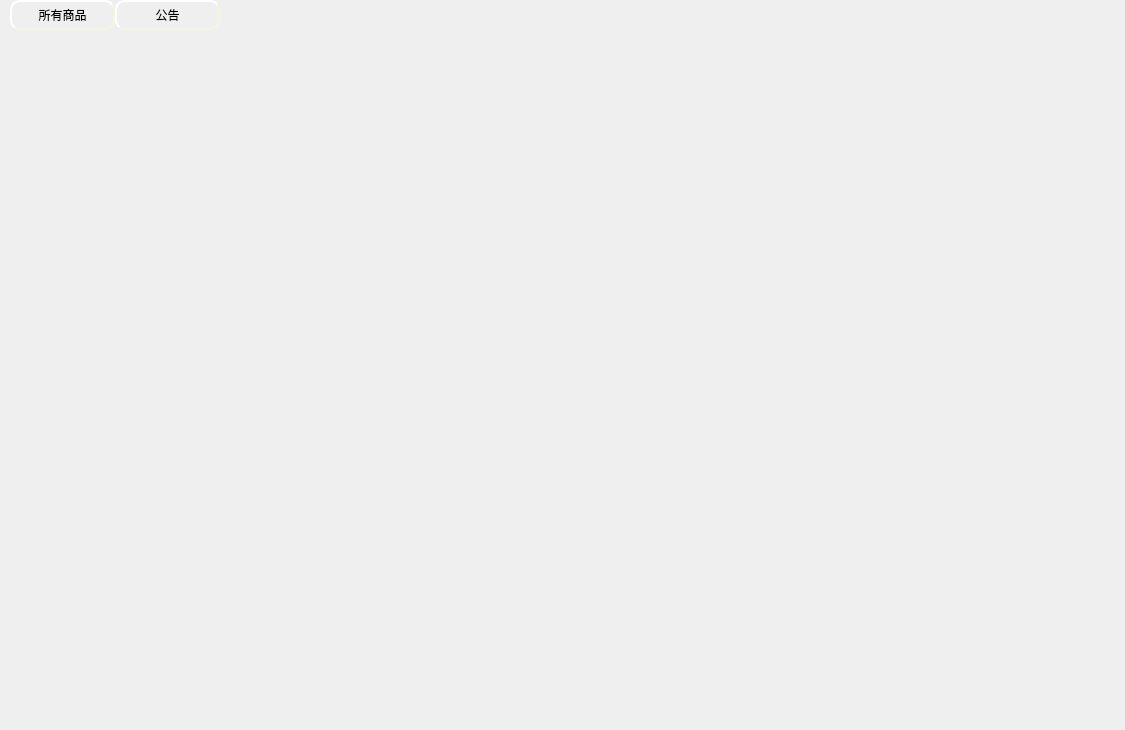
<?xml version="1.0" encoding="UTF-8"?>
<ui version="4.0">
 <class>HomeWidget</class>
 <widget class="QWidget" name="HomeWidget">
  <property name="geometry">
   <rect>
    <x>0</x>
    <y>0</y>
    <width>1125</width>
    <height>730</height>
   </rect>
  </property>
  <property name="windowTitle">
   <string>Form</string>
  </property>
  <widget class="QPushButton" name="pb_msg">
   <property name="geometry">
    <rect>
     <x>115</x>
     <y>0</y>
     <width>105</width>
     <height>30</height>
    </rect>
   </property>
   <property name="styleSheet">
    <string notr="true">QPushButton{
	background-image: url(:/ico/pb1.jpg);
    border-style: outset;
    border-width: 2px;
    border-radius: 10px;
    border-color: beige;
    min-width: 5em;
    padding: 6px;
}
QPushButton:hover
{
	
	background-image: url(:/ico/pb.jpg);
    border-style: inset;
}

QPushButton:pressed{
	
	background-image: url(:/ico/pb2.jpg);
    border-style: inset;
}


</string>
   </property>
   <property name="text">
    <string>公告</string>
   </property>
  </widget>
  <widget class="QPushButton" name="pb_all">
   <property name="geometry">
    <rect>
     <x>10</x>
     <y>0</y>
     <width>105</width>
     <height>30</height>
    </rect>
   </property>
   <property name="styleSheet">
    <string notr="true">QPushButton{
	background-image: url(:/ico/pb1.jpg);
    border-style: outset;
    border-width: 2px;
    border-radius: 10px;
    border-color: beige;
    min-width: 5em;
    padding: 6px;
}
QPushButton:hover
{
	
	background-image: url(:/ico/pb.jpg);
    border-style: inset;
}

QPushButton:pressed{
	
	background-image: url(:/ico/pb2.jpg);
    border-style: inset;
}


</string>
   </property>
   <property name="text">
    <string>所有商品</string>
   </property>
  </widget>
  <widget class="QWidget" name="widget" native="true">
   <property name="geometry">
    <rect>
     <x>0</x>
     <y>35</y>
     <width>1125</width>
     <height>695</height>
    </rect>
   </property>
  </widget>
 </widget>
 <resources/>
 <connections/>
</ui>
